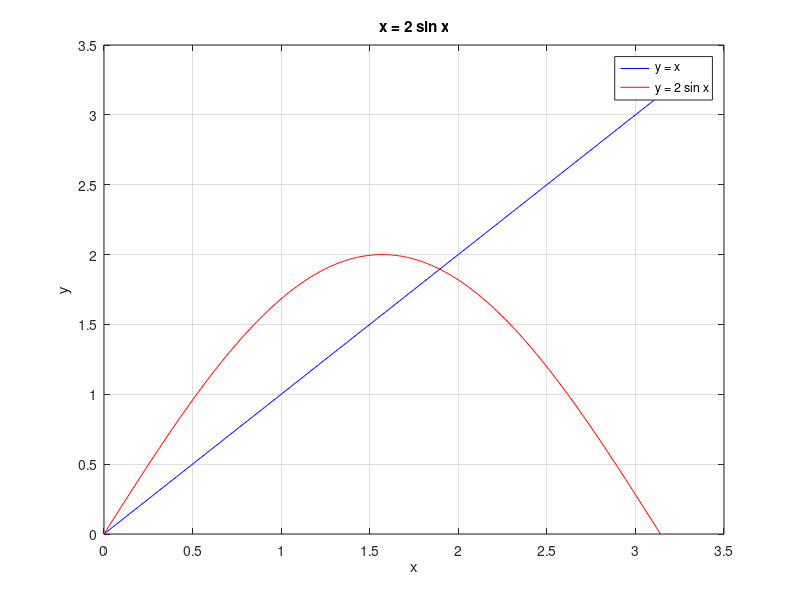

The MATLAB script that drew this image:
% Q4: First positive solution of x = 2 sin x (plot y=x and y=2 sin x)
clc; clear;
f = @(x) x - 2*sin(x);
x = linspace(0, pi, 400);
plot(x, x, 'b', x, 2*sin(x), 'r'); grid on;
legend('y = x', 'y = 2 sin x'); xlabel('x'); ylabel('y'); title('x = 2 sin x');
a = 1.5; b = 2.5; tol = 1e-6;
while (b-a)/2 > tol
    p = (a+b)/2;
    if f(a)*f(p) < 0, b = p; else, a = p; end
end
p = (a+b)/2;
fprintf('First positive solution x = %.6f, residual = %.2e\n', p, abs(f(p)));
